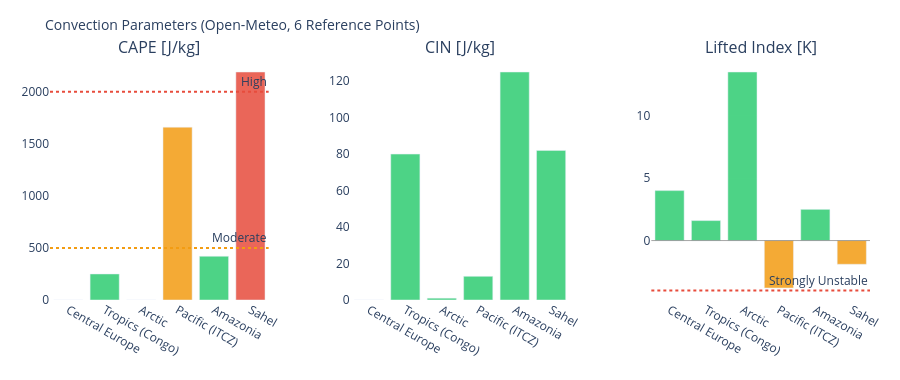

Notebook cell for this chart:
### Markdown cell above
---
## 3. Visualizations

### Code cell
# ============================================================
# CAPE / CIN / LIFTED INDEX – Convection potential
# ============================================================

if not df_atm.empty:
    fig = make_subplots(
        rows=1, cols=3,
        subplot_titles=['CAPE [J/kg]', 'CIN [J/kg]', 'Lifted Index [K]'],
        horizontal_spacing=0.1
    )
    pts = df_atm['point'].tolist()
    pt_colors = ['#E85D24','#185FA5','#888780','#378ADD','#639922','#F2A623']

    # CAPE – höher = mehr Gewitterpotential
    cape_vals = df_atm['cape'].fillna(0).tolist()
    cape_colors = ['#e74c3c' if v > 2000 else '#f39c12' if v > 500 else '#2ecc71'
                   for v in cape_vals]
    fig.add_trace(go.Bar(x=pts, y=cape_vals, marker_color=cape_colors,
                         opacity=0.85, showlegend=False), row=1, col=1)
    fig.add_hline(y=2000, line_dash='dot', line_color='#e74c3c',
                  annotation_text='High', row=1, col=1)
    fig.add_hline(y=500,  line_dash='dot', line_color='#f39c12',
                  annotation_text='Moderate', row=1, col=1)

    # CIN – negativer = stärker gedeckelt (weniger Auslöse)
    cin_vals = df_atm['cin'].fillna(0).tolist()
    cin_colors = ['#e74c3c' if v < -200 else '#f39c12' if v < -50 else '#2ecc71'
                  for v in cin_vals]
    fig.add_trace(go.Bar(x=pts, y=cin_vals, marker_color=cin_colors,
                         opacity=0.85, showlegend=False), row=1, col=2)

    # Lifted Index – negativ = instabil
    li_vals = df_atm['li'].fillna(0).tolist()
    li_colors = ['#e74c3c' if v < -4 else '#f39c12' if v < 0 else '#2ecc71'
                 for v in li_vals]
    fig.add_trace(go.Bar(x=pts, y=li_vals, marker_color=li_colors,
                         opacity=0.85, showlegend=False), row=1, col=3)
    fig.add_hline(y=0, line_color='gray', line_width=0.7, row=1, col=3)
    fig.add_hline(y=-4, line_dash='dot', line_color='#e74c3c',
                  annotation_text='Strongly Unstable', row=1, col=3)

    fig.update_layout(
        title=dict(text='Convection Parameters (Open-Meteo, 6 Reference Points)', font=dict(size=14)),
        height=380, plot_bgcolor='rgba(0,0,0,0)', paper_bgcolor='rgba(0,0,0,0)',
        margin=dict(l=50, r=30, t=60, b=80)
    )
    fig.update_xaxes(tickangle=30)
    fig.show()

### Figure 1 — Plotly figure (JSON) as saved in the notebook; plotly's stock layout.template omitted (floating-point values rounded to 4 significant figures)
{"data": [{"marker": {"color": ["#2ecc71", "#2ecc71", "#2ecc71", "#f39c12", "#2ecc71", "#e74c3c"]}, "opacity": 0.85, "showlegend": false, "type": "bar", "x": ["Central Europe", "Tropics (Congo)", "Arctic", "Pacific (ITCZ)", "Amazonia", "Sahel"], "xaxis": "x", "y": [0.0, 250.0, 0.0, 1660.0, 420.0, 2190.0], "yaxis": "y"}, {"marker": {"color": ["#2ecc71", "#2ecc71", "#2ecc71", "#2ecc71", "#2ecc71", "#2ecc71"]}, "opacity": 0.85, "showlegend": false, "type": "bar", "x": ["Central Europe", "Tropics (Congo)", "Arctic", "Pacific (ITCZ)", "Amazonia", "Sahel"], "xaxis": "x2", "y": [0.0, 80.0, 1.0, 13.0, 125.0, 82.0], "yaxis": "y2"}, {"marker": {"color": ["#2ecc71", "#2ecc71", "#2ecc71", "#f39c12", "#2ecc71", "#f39c12"]}, "opacity": 0.85, "showlegend": false, "type": "bar", "x": ["Central Europe", "Tropics (Congo)", "Arctic", "Pacific (ITCZ)", "Amazonia", "Sahel"], "xaxis": "x3", "y": [4.0, 1.6, 13.5, -3.8, 2.5, -1.9], "yaxis": "y3"}], "layout": {"annotations": [{"font": {"size": 16}, "showarrow": false, "text": "CAPE [J/kg]", "x": 0.1333, "xanchor": "center", "xref": "paper", "y": 1.0, "yanchor": "bottom", "yref": "paper"}, {"font": {"size": 16}, "showarrow": false, "text": "CIN [J/kg]", "x": 0.5, "xanchor": "center", "xref": "paper", "y": 1.0, "yanchor": "bottom", "yref": "paper"}, {"font": {"size": 16}, "showarrow": false, "text": "Lifted Index [K]", "x": 0.8667, "xanchor": "center", "xref": "paper", "y": 1.0, "yanchor": "bottom", "yref": "paper"}, {"showarrow": false, "text": "High", "x": 1, "xanchor": "right", "xref": "x domain", "y": 2000, "yanchor": "bottom", "yref": "y"}, {"showarrow": false, "text": "Moderate", "x": 1, "xanchor": "right", "xref": "x domain", "y": 500, "yanchor": "bottom", "yref": "y"}, {"showarrow": false, "text": "Strongly Unstable", "x": 1, "xanchor": "right", "xref": "x3 domain", "y": -4, "yanchor": "bottom", "yref": "y3"}], "height": 380, "margin": {"b": 80, "l": 50, "r": 30, "t": 60}, "paper_bgcolor": "rgba(0,0,0,0)", "plot_bgcolor": "rgba(0,0,0,0)", "shapes": [{"line": {"color": "#e74c3c", "dash": "dot"}, "type": "line", "x0": 0, "x1": 1, "xref": "x domain", "y0": 2000, "y1": 2000, "yref": "y"}, {"line": {"color": "#f39c12", "dash": "dot"}, "type": "line", "x0": 0, "x1": 1, "xref": "x domain", "y0": 500, "y1": 500, "yref": "y"}, {"line": {"color": "gray", "width": 0.7}, "type": "line", "x0": 0, "x1": 1, "xref": "x3 domain", "y0": 0, "y1": 0, "yref": "y3"}, {"line": {"color": "#e74c3c", "dash": "dot"}, "type": "line", "x0": 0, "x1": 1, "xref": "x3 domain", "y0": -4, "y1": -4, "yref": "y3"}], "title": {"font": {"size": 14}, "text": "Convection Parameters (Open-Meteo, 6 Reference Points)"}, "xaxis": {"anchor": "y", "domain": [0.0, 0.2667], "tickangle": 30}, "xaxis2": {"anchor": "y2", "domain": [0.3667, 0.6333], "tickangle": 30}, "xaxis3": {"anchor": "y3", "domain": [0.7333, 1.0], "tickangle": 30}, "yaxis": {"anchor": "x", "domain": [0.0, 1.0]}, "yaxis2": {"anchor": "x2", "domain": [0.0, 1.0]}, "yaxis3": {"anchor": "x3", "domain": [0.0, 1.0]}}}
